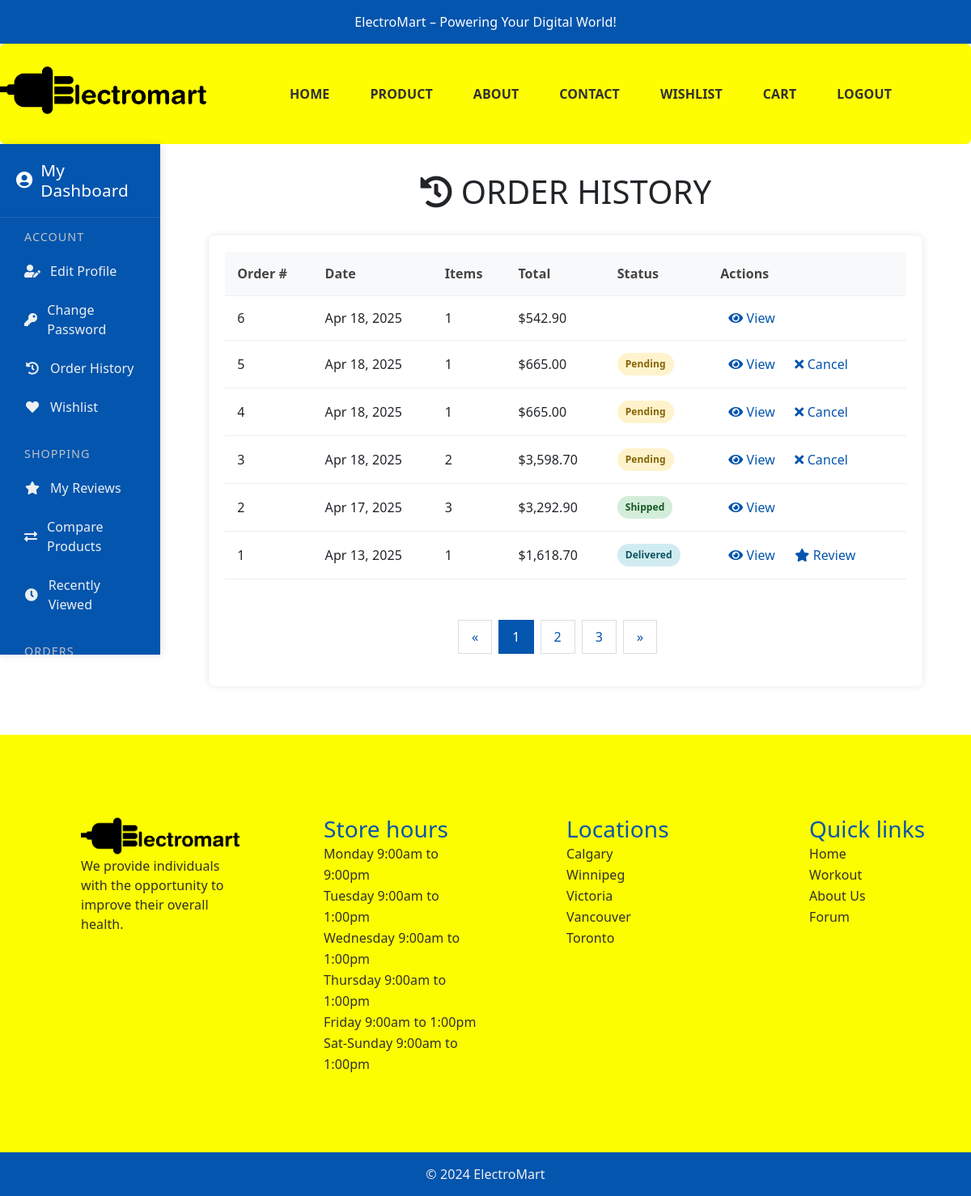
/customer/order-history.php (signed in), run on the app's committed database.
### tables this page shows
CREATE TABLE `orders` (
  `id` int(11) NOT NULL,
  `user_id` int(11) NOT NULL,
  `total_price` decimal(10,2) NOT NULL,
  `status` enum('pending','shipped','delivered') DEFAULT 'pending',
  `created_at` timestamp NOT NULL DEFAULT current_timestamp()
);

### customer/order-history.php (the view, shortened to what this page needs)
<?php
include '../config/db.php';
$customer_id = $_SESSION['user_id'];
$orders = [];
$sql = "SELECT o.id, o.created_at AS date, o.total_price AS total, o.status,
            (SELECT COUNT(*) FROM order_items WHERE order_id = o.id) AS item_count
        FROM orders o
        WHERE o.user_id = ?
        ORDER BY o.created_at DESC";
$stmt = $conn->prepare($sql);
$stmt->bind_param("i", $customer_id);
$stmt->execute();
$result = $stmt->get_result();
while ($row = $result->fetch_assoc()) {
    $orders[] = $row;
}
?>
<!DOCTYPE html>
<html lang="en">
<head>
    <link rel="stylesheet" href="https://cdnjs.cloudflare.com/ajax/libs/font-awesome/5.15.4/css/all.min.css">
    <link rel="stylesheet" href="public/css/stylesheet.css">
</head>
<body>
    <?php include 'header.php'; ?>
    <div class="profile-container" style="display: flex;">
        <?php include 'dashboard-sidebar.php'; ?>
        <main class="profile-main-content" style="flex-grow: 1; padding: 35px 30px 30px 30px">
            <h1><i class="fas fa-history"></i> Order History</h1>
            <div class="orders-container">
                <?php if (count($orders) > 0) : ?>
                    <table class="order-table">
                        <thead>
                            <tr>
                                <th>Order #</th>
                                <th>Date</th>
                                <th>Items</th>
                                <th>Total</th>
                                <th>Status</th>
                                <th>Actions</th>
                            </tr>
                        </thead>
                        <tbody>
                            <?php foreach ($orders as $order): ?>
                                <tr>
                                    <td><?php echo $order['id']; ?></td>
                                    <td><?php echo date('M d, Y', strtotime($order['date'])); ?></td>
                                    <td><?php echo $order['item_count']; ?></td>
                                    <td>$<?php echo number_format($order['total'], 2); ?></td>
                                    <td>
                                        <span class="order-status status-<?php echo strtolower($order['status']); ?>">
                                            <?php echo ucfirst($order['status']); ?>
                                        </span>
                                    </td>
                                    <td class="order-actions">
                                        <a href="order-details.php?id=<?php echo $order['id']; ?>">
                                            <i class="fas fa-eye"></i> View
                                        </a>
                                        <?php if ($order['status'] === 'pending' || $order['status'] === 'processing'): ?>
                                            <a href="#" class="cancel-order" data-id="<?php echo $order['id']; ?>">
                                                <i class="fas fa-times"></i> Cancel
                                            </a>
                                        <?php endif; ?>
                                        <?php if ($order['status'] === 'delivered'): ?>
                                            <a href="reviews.php?order_id=<?php echo $order['id']; ?>" class="leave-review">
                                                <i class="fas fa-star"></i> Review
                                            </a>
                                        <?php endif; ?>
                                    </td>
                                </tr>
                            <?php endforeach; ?>
                        </tbody>
                    </table>
                    <div class="pagination">
                        <a href="#">&laquo;</a>
                        <a href="#" class="active">1</a>
                        <a href="#">2</a>
                        <a href="#">3</a>
                        <a href="#">&raquo;</a>
                    </div>
                <?php endif; ?>
            </div>
        </main>
    </div>
    <?php include 'footer.php'; ?>
</body>
</html>

### customer/order-history.php (style rules this page uses)
.leave-review { color: #ffc107; margin-left: 10px; text-decoration: none; font-weight: 500; }

### data on the page
orders: id "6", created_at "Apr 18, 2025", item_count "1", total_price "542.90"
orders: id "5", created_at "Apr 18, 2025", item_count "1", total_price "665.00", status "Pending"
orders: id "4", created_at "Apr 18, 2025", item_count "1", total_price "665.00", status "Pending"
orders: id "3", created_at "Apr 18, 2025", item_count "2", total_price "3,598.70", status "Pending"
orders: id "2", created_at "Apr 17, 2025", item_count "3", total_price "3,292.90", status "Shipped"
orders: id "1", created_at "Apr 13, 2025", item_count "1", total_price "1,618.70", status "Delivered"
